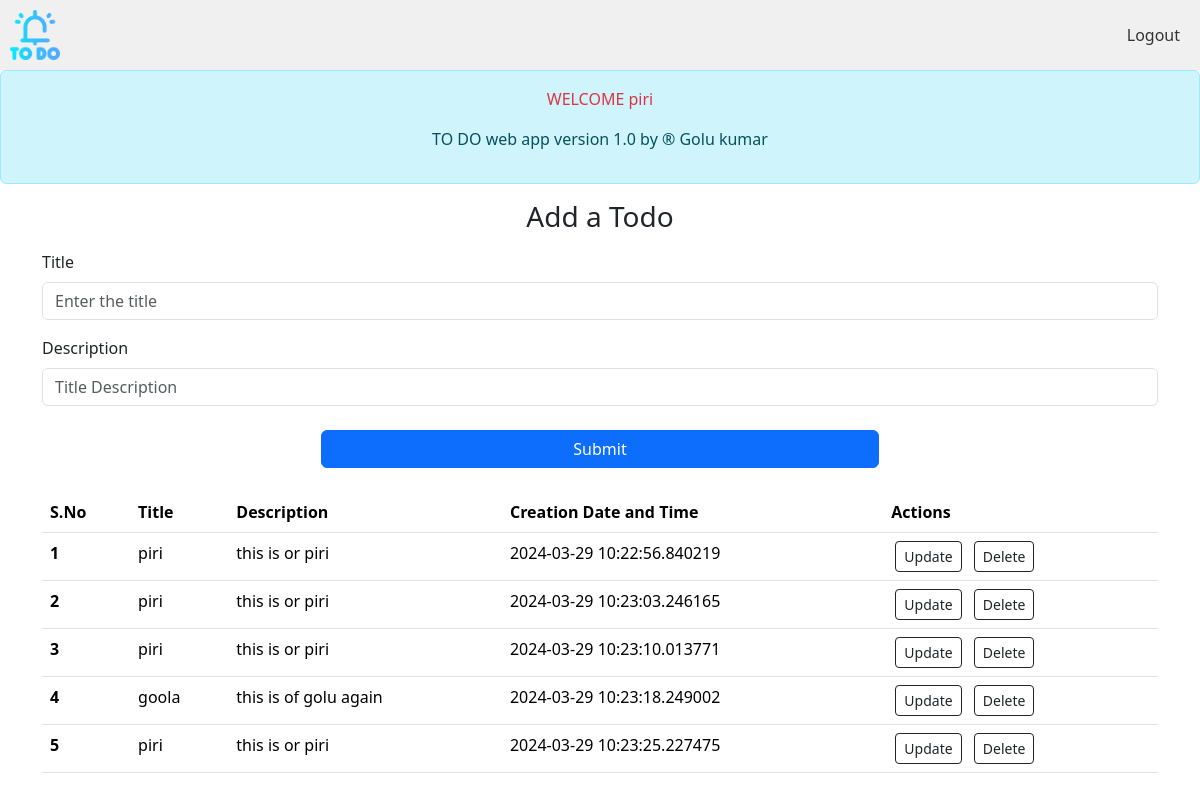
The app's page /home (signed in) with its own data.
### app.py (models this page shows)
class Todo(db.Model):
    sno = db.Column(db.Integer, primary_key=True)
    title = db.Column(db.String(200), nullable=False)
    desc = db.Column(db.String(500), nullable=True)
    date_created = db.Column(db.DateTime, default=datetime.utcnow)
    user_id = db.Column(db.Integer, db.ForeignKey('user.id'))
    user = db.relationship('User', backref=db.backref('todos', lazy=True))

### app.py (the view, shortened to what this page needs)
@app.route('/home', methods=['GET', 'POST'])
def home():
    if 'username' in session:
        user = User.query.filter_by(username=session["username"]).first()
        user_todos = user.todos
        return render_template('index.html', allTodo=user_todos)
    else:
        return redirect('/signin')

### templates/index.html (shortened to what this page needs)
{% extends 'base.html' %}
{% block body %}
<div class="alert alert-info" role="alert">
  <p class="text-center text-danger">WELCOME {{ session.username }}</p>
    <p style="text-align: center ; " class="text-right"> TO DO web app version 1.0 by &#174; Golu kumar</p>
</div>
<form action="/home" method="POST">
  <h3 style="text-align: center">Add a Todo</h3>
  <div class="container my-3">
      <div class="mb-3">
          <label for="title" class="form-label">Title</label>
          <input type="text" class="form-control" name="title" id="title" placeholder="Enter the title" required>
      </div>
      <div class="mb-3">
          <label for="desc" class="form-label">Description</label>
          <input type="text" class="form-control" name="desc" id="desc" placeholder="Title Description">
          <div class="d-grid gap-2 col-6 mx-auto my-4">
              <button class="btn btn-primary" type="submit">Submit</button>
          </div>
      </div>
  </div>
</form>
<div class="container my-3">
  {% if allTodo|length == 0 %}
    <p>No records</p>
  {% else %}
    <table class="table">
      <thead>
        <tr>
          <th scope="col">S.No</th>
          <th scope="col">Title</th>
          <th scope="col">Description</th>
          <th scope="col">Creation Date and Time</th>
          <th scope="col">Actions</th>
        </tr>
      </thead>
      <tbody>
        {% for todo in allTodo %}
          <tr>
            <th scope="row">{{ loop.index }}</th>
            <td>{{ todo.title }}</td>
            <td>{{ todo.desc }}</td>
            <td>{{ todo.date_created }}</td>
            <td>
              <a href="/update/{{ todo.sno }}" class="btn btn-outline-dark btn-sm mx-1">Update</a>
              <a href="/delete/{{ todo.sno }}" class="btn btn-outline-dark btn-sm mx-1">Delete</a>
            </td>
          </tr>
        {% endfor %}
      </tbody>
    </table>
  {% endif %}
</div>
{% endblock body %}

### templates/base.html (shortened to what this page needs)
<!doctype html>
<html lang="en">
  <head>
    <link href="https://cdn.jsdelivr.net/npm/bootstrap@5.3.3/dist/css/bootstrap.min.css" rel="stylesheet">
  </head>
  <body>
    <nav>
      <div class="logoImage">
        <img src="{{ url_for('static', filename='image/to-do.png') }}" alt="logoImg">
      </div>
        <div class="logoutBtn">
            <a class="dropdown-item" href="/logout">Logout</a>
          </div>
      </nav>
    {% block body %}
    {% endblock  %}
  </body>
</html>

### templates/base.html (style rules this page uses)
nav { display: flex; justify-content: space-between; align-items: center; padding: 10px; background-color: #f0f0f0; }
.logoImage img { height: 50px; }
.logoutBtn { margin-left: auto; }
.logoutBtn .dropdown-item { text-decoration: none; color: #333; padding: 10px; border-radius: 5px; transition: background-color 0.3s ease; }

### records on screen
Todo: title "piri", desc "this is or piri", date_created "2024-03-29 10:22:56.840219"
Todo: title "piri", desc "this is or piri", date_created "2024-03-29 10:23:03.246165"
Todo: title "piri", desc "this is or piri", date_created "2024-03-29 10:23:10.013771"
Todo: title "goola", desc "this is of golu again", date_created "2024-03-29 10:23:18.249002"
Todo: title "piri", desc "this is or piri", date_created "2024-03-29 10:23:25.227475"

### other values on screen
{{ session.username }} "piri"
